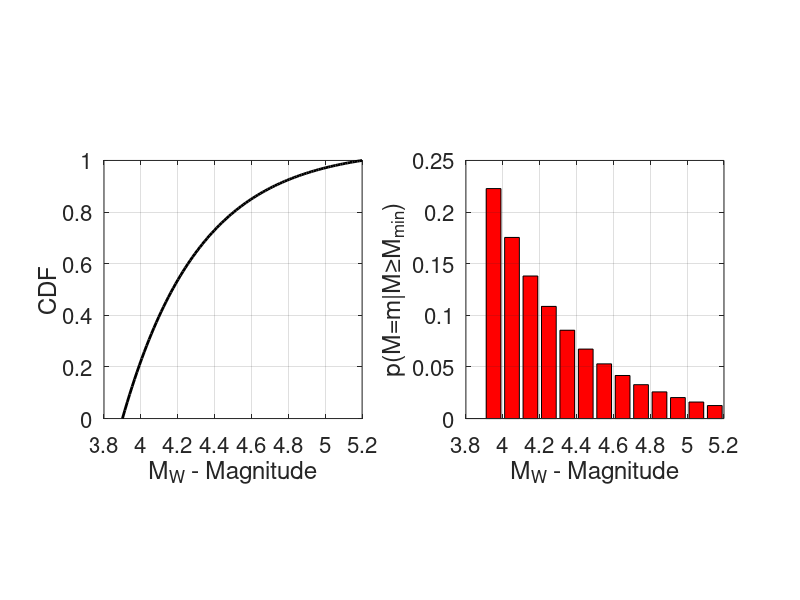

Here is the MATLAB script that generated this plot:


%% Define the Magnitude increment
deltaM = 0.1;

%% Distribution of magnitude
Mmin    = 3.9;
Mmax    = 5.2;
Delta_M = 0.1;
b       = 1.04;

mm = linspace(Mmin,Mmax,100);

G  = (1-10.^(-b*(mm-Mmin)))./(1-10.^(-b*(Mmax-Mmin)));

Mi  = Mmin + deltaM/2 : deltaM : Mmax - deltaM/2;
PMi = zeros(size(Mi));

for i=1:length(Mi)
    PMi(i) = interp1(mm',G',Mi(i)+deltaM/2) - interp1(mm',G',Mi(i)-deltaM/2);
end

figure
subplot(121)

plot(mm,G,'k','linewidth',2)
xlabel('M_W - Magnitude')
ylabel('CDF')
axis square
grid on
set(gca,'FontSize',16)

subplot(122)
bar(Mi,PMi,'facecolor','r')
xlabel('M_W - Magnitude')
ylabel('p(M=m|M\geqM_{min})')
axis square
grid on
set(gca,'FontSize',16)
